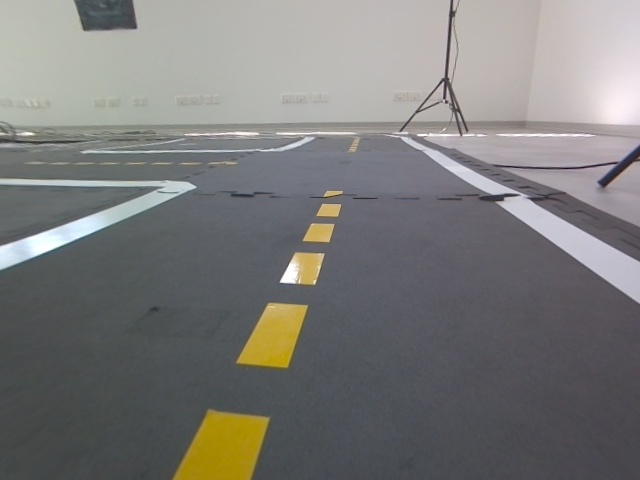
#> input picture images/image0.jpg, 640 x 480 px
$ python cv2_solution.py
#> lines starting #> are read from the running program, lines starting #| are printed output that depends on the picture
import numpy as np
import cv2
import typing
import matplotlib.pyplot as plt
from matplotlib.widgets import Slider
import yaml


def find(value, array):
    for i, v in enumerate(array):
        if value.trainIdx == v.queryIdx and value.queryIdx == v.trainIdx:
            return True
    return False


# First task
def get_matches(image1, image2) -> typing.Tuple[
    typing.Sequence[cv2.KeyPoint], typing.Sequence[cv2.KeyPoint], typing.Sequence[cv2.DMatch]]:
    sift = cv2.SIFT_create()
    img1_gray = cv2.cvtColor(image1, cv2.COLOR_BGR2GRAY)
    img2_gray = cv2.cvtColor(image2, cv2.COLOR_BGR2GRAY)
    kp1, descriptors1 = sift.detectAndCompute(img1_gray, None)
    kp2, descriptors2 = sift.detectAndCompute(img2_gray, None)

    bf = cv2.BFMatcher()
    matches_1_to_2: typing.Sequence[typing.Sequence[cv2.DMatch]] = bf.knnMatch(descriptors1, descriptors2, k=2)

    good_1_to_2 = []
    for m, n in matches_1_to_2:
        if m.distance < 0.75 * n.distance:
            good_1_to_2.append(m)

    matches_2_to_1: typing.Sequence[typing.Sequence[cv2.DMatch]] = bf.knnMatch(descriptors2, descriptors1, k=2)

    good_2_to_1 = []
    for m, n in matches_2_to_1:
        if m.distance < 0.75 * n.distance:
            good_2_to_1.append(m)

    good = []
    for match in good_1_to_2:
        if find(match, good_2_to_1):
            good.append(match)

    return kp1, kp2, good


# Second task
def get_second_camera_position(kp1, kp2, matches, camera_matrix):
    coordinates1 = np.array([kp1[match.queryIdx].pt for match in matches])
    coordinates2 = np.array([kp2[match.trainIdx].pt for match in matches])
    E, mask = cv2.findEssentialMat(coordinates1, coordinates2, camera_matrix)
    _, R, t, mask = cv2.recoverPose(E, coordinates1, coordinates2, camera_matrix)
    return R, t, E


# Third task
def triangulation(
        camera_matrix: np.ndarray,
        camera1_translation_vector: np.ndarray,
        camera1_rotation_matrix: np.ndarray,
        camera2_translation_vector: np.ndarray,
        camera2_rotation_matrix: np.ndarray,
        kp1: typing.Sequence[cv2.KeyPoint],
        kp2: typing.Sequence[cv2.KeyPoint],
        matches: typing.Sequence[cv2.DMatch]
):
    P1 = np.dot(camera_matrix, np.hstack((camera1_rotation_matrix, camera1_translation_vector)))
    P2 = np.dot(camera_matrix, np.hstack((camera2_rotation_matrix, camera2_translation_vector)))

    coordinates1 = np.array([kp1[match.queryIdx].pt for match in matches])
    coordinates2 = np.array([kp2[match.trainIdx].pt for match in matches])

    points_3d = cv2.triangulatePoints(P1, P2, coordinates1.T, coordinates2.T).T
    return (points_3d / points_3d[:, 3:4])[..., :3]


def resection(
        image1,
        image2,
        camera_matrix,
        matches,
        points_3d
):
    keypoints0, keypoints1, new_matches = get_matches(image1, image2)

    points_3d_dict = {match.queryIdx: points_3d[i] for i, match in enumerate(matches)}

    object_points = []
    image_points = []
    for match in new_matches:
        idx = match.queryIdx
        if idx in points_3d_dict:
            object_points.append(points_3d_dict[idx])
            image_points.append(keypoints1[match.trainIdx].pt)

    object_points = np.array(object_points)
    image_points = np.array(image_points)

    _, rvec, tvec, _ = cv2.solvePnPRansac(object_points, image_points, camera_matrix, np.zeros(5))
    return cv2.Rodrigues(rvec)[0], tvec


def convert_to_world_frame(translation_vector, rotation_matrix):
    return -rotation_matrix.T @ translation_vector, rotation_matrix.T


def visualisation(
        camera_position1: np.ndarray,
        camera_rotation1: np.ndarray,
        camera_position2: np.ndarray,
        camera_rotation2: np.ndarray,
        camera_position3: np.ndarray,
        camera_rotation3: np.ndarray,
):

    def plot_camera(ax, position, direction, label):
        color_scatter = 'blue' if label != 'Camera 3' else 'green'
        # print(position)
        ax.scatter(position[0][0], position[1][0], position[2][0], color=color_scatter, s=100)
        color_quiver = 'red' if label != 'Camera 3' else 'magenta'

        ax.quiver(position[0][0], position[1][0], position[2][0], direction[0], direction[1], direction[2],
                  length=1, color=color_quiver, arrow_length_ratio=0.2)
        ax.text(position[0][0], position[1][0], position[2][0], label, color='black')


    camera_positions = [camera_position1, camera_position2, camera_position3]
    camera_directions = [camera_rotation1[:, 2], camera_rotation2[:, 2], camera_rotation3[:, 2]]

    fig = plt.figure()
    ax = fig.add_subplot(111, projection='3d')

    plot_camera(ax, camera_positions[0], camera_directions[0], 'Camera 1')
    plot_camera(ax, camera_positions[1], camera_directions[1], 'Camera 2')
    plot_camera(ax, camera_positions[2], camera_directions[2], 'Camera 3')

    initial_elev = 0
    initial_azim = 270

    ax.set_xlabel('X axis')
    ax.set_ylabel('Y axis')
    ax.set_zlabel('Z axis')
    ax.view_init(elev=initial_elev, azim=initial_azim)

    ax.set_xlim([-1.50, 2.0])
    ax.set_ylim([-.50, 3.0])
    ax.set_zlim([-.50, 3.0])

    ax_elev_slider = plt.axes([0.1, 0.1, 0.65, 0.03])
    elev_slider = Slider(ax_elev_slider, 'Elev', 0, 360, valinit=initial_elev)

    ax_azim_slider = plt.axes([0.1, 0.05, 0.65, 0.03])
    azim_slider = Slider(ax_azim_slider, 'Azim', 0, 360, valinit=initial_azim)


    def update(val):
        elev = elev_slider.val
        azim = azim_slider.val
        ax.view_init(elev=elev, azim=azim)
        fig.canvas.draw_idle()

    elev_slider.on_changed(update)
    azim_slider.on_changed(update)

    plt.show()


def main():
    image1 = cv2.imread('./images/image0.jpg')
#> image1 is the input picture: shape (480, 640, 3); mean B, G, R 121.4, 122.6, 123.2
    image2 = cv2.imread('./images/image1.jpg')
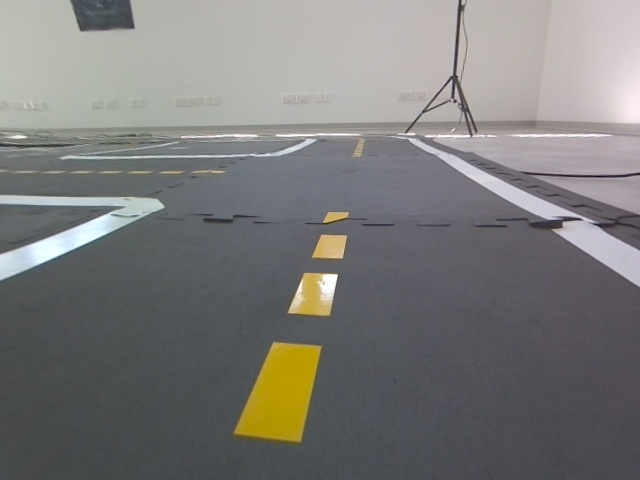
#> input picture images/image1.jpg, 640 x 480 px
#> image2 is the input picture: shape (480, 640, 3); mean B, G, R 121.2, 122.3, 122.8
    image3 = cv2.imread('./images/image2.jpg')
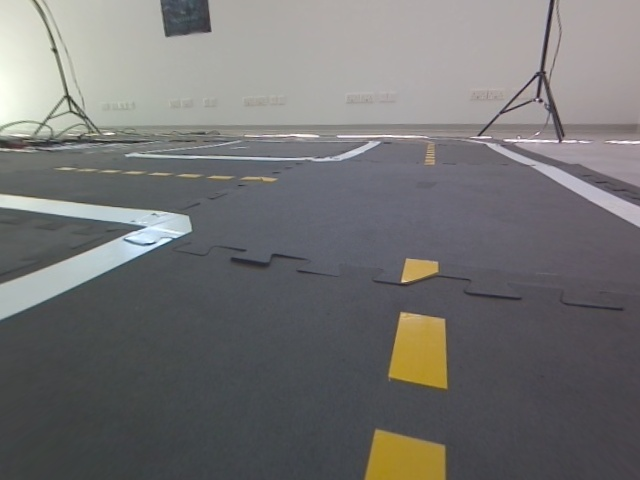
#> input picture images/image2.jpg, 640 x 480 px
#> image3 is the input picture: shape (480, 640, 3); mean B, G, R 114.2, 114.3, 114.9
    with open("config.yaml", "r") as file:
        config = yaml.safe_load(file)
    camera_matrix = np.array(config["camera_matrix"], dtype=np.float32, order='C')

    key_points1, key_points2, matches_1_to_2 = get_matches(image1, image2)
#> in get_matches, `img1_gray = cv2.cvtColor(image1, cv2.COLOR_BGR2GRAY)`:
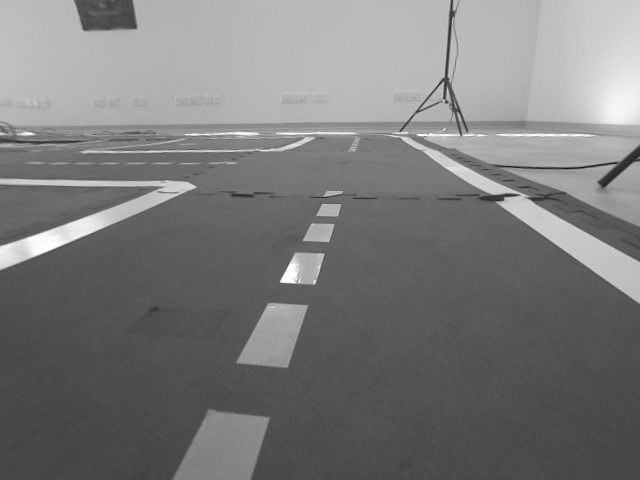
#> img1_gray: shape (480, 640); min 12, max 255, mean 122.7
#> in get_matches, `img2_gray = cv2.cvtColor(image2, cv2.COLOR_BGR2GRAY)`:
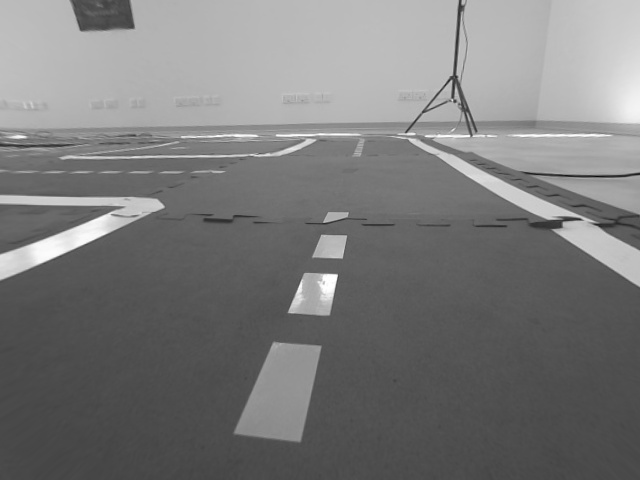
#> img2_gray: shape (480, 640); min 10, max 255, mean 122.3
#> in get_matches, `kp1, descriptors1 = sift.detectAndCompute(img1_gray, None)`: kp1 = 218 keypoints; strongest (x, y, size): (41, 243, 17.1), (446, 102, 2), (452, 14, 4.8), (444, 97, 2.1)
#> in get_matches, `kp2, descriptors2 = sift.detectAndCompute(img2_gray, None)`: kp2 = 179 keypoints; strongest (x, y, size): (328, 283, 12.9), (455, 101, 2.1), (449, 81, 1.8), (461, 8, 5.1)
#> in get_matches, `matches_1_to_2: typing.Sequence[typing.Sequence[cv2.DMatch]] = bf.knnM..`: matches_1_to_2 = 218 matches
#> after the loop in get_matches, `for m, n in matches_1_to_2:`: good_1_to_2 = 77 matches
#> in get_matches, `matches_2_to_1: typing.Sequence[typing.Sequence[cv2.DMatch]] = bf.knnM..`: matches_2_to_1 = 179 matches
#> after the loop in get_matches, `for m, n in matches_2_to_1:`: good_2_to_1 = 82 matches
#> the loop in get_matches, `for match in good_1_to_2:` made 77 passes
#> after the loop in get_matches, `for match in good_1_to_2:`: good = 62 matches
#> key_points1 has the same summary as kp1 in get_matches; key_points2 has the same summary as kp2 in get_matches; matches_1_to_2 = 62 matches
    R2, t2, E = get_second_camera_position(key_points1, key_points2, matches_1_to_2, camera_matrix)
#> in get_second_camera_position, `coordinates1 = np.array([kp1[match.queryIdx].pt for match in matches])`: coordinates1 = 62 pairs, first value 84.16 to 532.6, second value 5.38 to 416.4
#> in get_second_camera_position, `coordinates2 = np.array([kp2[match.trainIdx].pt for match in matches])`: coordinates2 = 62 pairs, first value 62.95 to 606, second value 4.95 to 347.2
#> in get_second_camera_position, `E, mask = cv2.findEssentialMat(coordinates1, coordinates2, camera_matr..`: E = [[0.00534, -0.683, -0.181], [0.684, 0.00351, 0.019], [0.18, -0.0113, 0.00175]]; mask = 62 values, max 1 at index 0, min 0 at index 9, mean 0.935
#> in get_second_camera_position, `_, R, t, mask = cv2.recoverPose(E, coordinates1, coordinates2, camera_..`: R = [[1, 0.00518, 0.0099], [-0.00521, 1, 0.00257], [-0.00988, -0.00262, 1]]; t = [0.0173, 0.254, -0.967]; mask = 62 values, max 255 at index 0, min 0 at index 9, mean 246.8
#> R2 has the same summary as R in get_second_camera_position; t2 = [0.0173, 0.254, -0.967]
    triangulated_points = triangulation(
        camera_matrix,
        np.array([0, 0, 0]).reshape((3,1)),
        np.eye(3),
        t2,
        R2,
        key_points1,
        key_points2,
        matches_1_to_2
    )
#> in triangulation, `P1 = np.dot(camera_matrix, np.hstack((camera1_rotation_matrix, camera1..`: P1 = [[341.9, 0, 342.3, 0], [0, 342.7, 207.8, 0], [0, 0, 1, 0]]
#> in triangulation, `P2 = np.dot(camera_matrix, np.hstack((camera2_rotation_matrix, camera2..`: P2 = [[338.5, 0.876, 345.7, -325.1], [-3.84, 342.1, 208.6, -113.8], [-0.00988, -0.00262, 1, -0.967]]
#> in triangulation, `points_3d = cv2.triangulatePoints(P1, P2, coordinates1.T, coordinates2..`: points_3d = 62 rows, first 6: [0.596, 0.129, -0.789, -0.0789], [0.547, 0.397, -0.737, -0.0252], [0.518, 0.435, -0.736, -0.0254], [0.517, 0.405, -0.754, -0.0262], [0.481, 0.42, -0.769, -0.0268], [0.481, 0.42, -0.769, -0.0268]
#> triangulated_points = 62 rows, first 8: [-7.55, -1.64, 10], [-21.72, -15.74, 29.24], [-20.38, -17.13, 28.97], [-19.71, -15.45, 28.77], [-17.94, -15.65, 28.67], [-17.94, -15.65, 28.67], [-2.27, -0.31, 4.96], [-2.27, -0.31, 4.96]

    R3, t3 = resection(image1, image3, camera_matrix, matches_1_to_2, triangulated_points)
#> in get_matches (call 2), `img2_gray = cv2.cvtColor(image2, cv2.COLOR_BGR2GRAY)`:
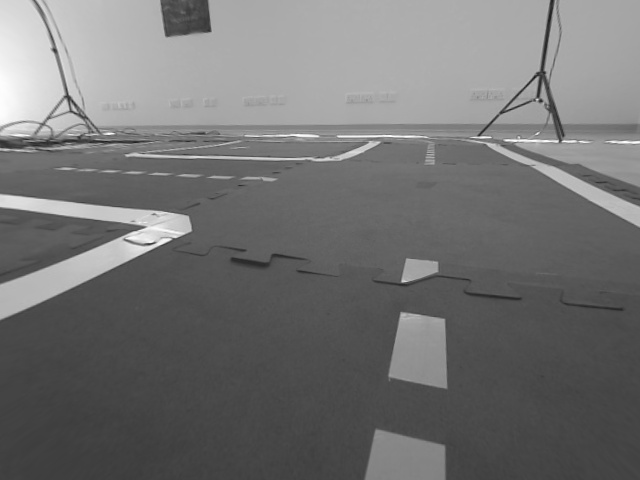
#> img2_gray: shape (480, 640); min 20, max 254, mean 114.5
#> in get_matches (call 2), `kp2, descriptors2 = sift.detectAndCompute(img2_gray, None)`: kp2 = 242 keypoints; strongest (x, y, size): (160, 228, 27.5), (541, 101, 2.5), (109, 134, 1.8), (479, 135, 1.9)
#> after the loop in get_matches (call 2), `for m, n in matches_1_to_2:`: good_1_to_2 = 47 matches
#> in get_matches (call 2), `matches_2_to_1: typing.Sequence[typing.Sequence[cv2.DMatch]] = bf.knnM..`: matches_2_to_1 = 242 matches
#> after the loop in get_matches (call 2), `for m, n in matches_2_to_1:`: good_2_to_1 = 58 matches
#> the loop in get_matches (call 2), `for match in good_1_to_2:` made 47 passes
#> after the loop in get_matches (call 2), `for match in good_1_to_2:`: good = 31 matches
#> in resection, `keypoints0, keypoints1, new_matches = get_matches(image1, image2)`: keypoints0 has the same summary as kp1 in get_matches; keypoints1 has the same summary as kp2 in get_matches
#> in resection, `points_3d_dict = {match.queryIdx: points_3d[i] for i, match in enumera..`: points_3d_dict = 62 items
#> the loop in resection, `for match in new_matches:` made 31 passes
#> idx on passes 1 to 12: 10, 12, 17, 21, 32, 42, 55, 58, 59, 67, 70, 71
#> after the loop in resection, `for match in new_matches:`: image_points = 20 items, first 6: (182.3, 12.14), (185.9, 29.5), (192.4, 227.6), (327.2, 158.8), (370.7, 144.7), (377.9, 142.4); object_points = 20 items, first 6: [-20.38, -17.13, 28.97], [-19.71, -15.45, 28.77], [0.901, -1.6, -2.53], [-1.91, -1.57, 9.24], [-2.57, -4.84, 24.35], [-1.71, -3.96, 19.44]
#> in resection, `object_points = np.array(object_points)`: object_points = 20 rows, first 8: [-20.38, -17.13, 28.97], [-19.71, -15.45, 28.77], [0.901, -1.6, -2.53], [-1.91, -1.57, 9.24], [-2.57, -4.84, 24.35], [-1.71, -3.96, 19.44], [2.78, -3.19, 15.67], [5.64, -7.25, 25.75]
#> in resection, `image_points = np.array(image_points)`: image_points = 20 rows, first 8: [182.3, 12.14], [185.9, 29.5], [192.4, 227.6], [327.2, 158.8], [370.7, 144.7], [377.9, 142.4], [489, 144.4], [501.6, 112.1]
#> in resection, `_, rvec, tvec, _ = cv2.solvePnPRansac(object_points, image_points, cam..`: rvec = [-0.00557, 0.182, 0.0461]; tvec = [-0.195, 0.502, -1.96]
#> R3 = [[0.982, -0.0464, 0.181], [0.0454, 0.999, 0.00972], [-0.181, -0.00135, 0.983]]; t3 = [-0.195, 0.502, -1.96]
    camera_position1, camera_rotation1 = convert_to_world_frame(np.array([0, 0, 0]).reshape((3,1)), np.eye(3))
    camera_position2, camera_rotation2 = convert_to_world_frame(t2, R2)
#> camera_position2 = [-0.0256, -0.257, 0.966]; camera_rotation2 = [[1, -0.00521, -0.00988], [0.00518, 1, -0.00262], [0.0099, 0.00257, 1]]
    camera_position3, camera_rotation3 = convert_to_world_frame(t3, R3)
#> camera_position3 = [-0.186, -0.513, 1.96]; camera_rotation3 = [[0.982, 0.0454, -0.181], [-0.0464, 0.999, -0.00135], [0.181, 0.00972, 0.983]]
    visualisation(
        camera_position1,
        camera_rotation1,
        camera_position2,
        camera_rotation2,
        camera_position3,
        camera_rotation3
    )
#> in visualisation, `camera_positions = [camera_position1, camera_position2, camera_positio..`: camera_positions = [[0, 0, 0], [-0.0256, -0.257, 0.966], [-0.186, -0.513, 1.96]]
#> in visualisation, `camera_directions = [camera_rotation1[:, 2], camera_rotation2[:, 2], c..`: camera_directions = [[0, 0, 1], [-0.00988, -0.00262, 1], [-0.181, -0.00135, 0.983]]
#> in visualisation, `plt.show()`:
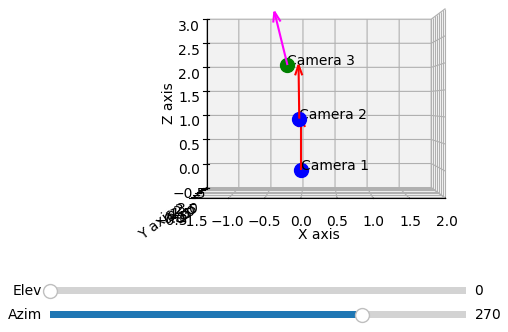
#> figure drawn by matplotlib, 3 panels

if __name__ == "__main__":
    main()
